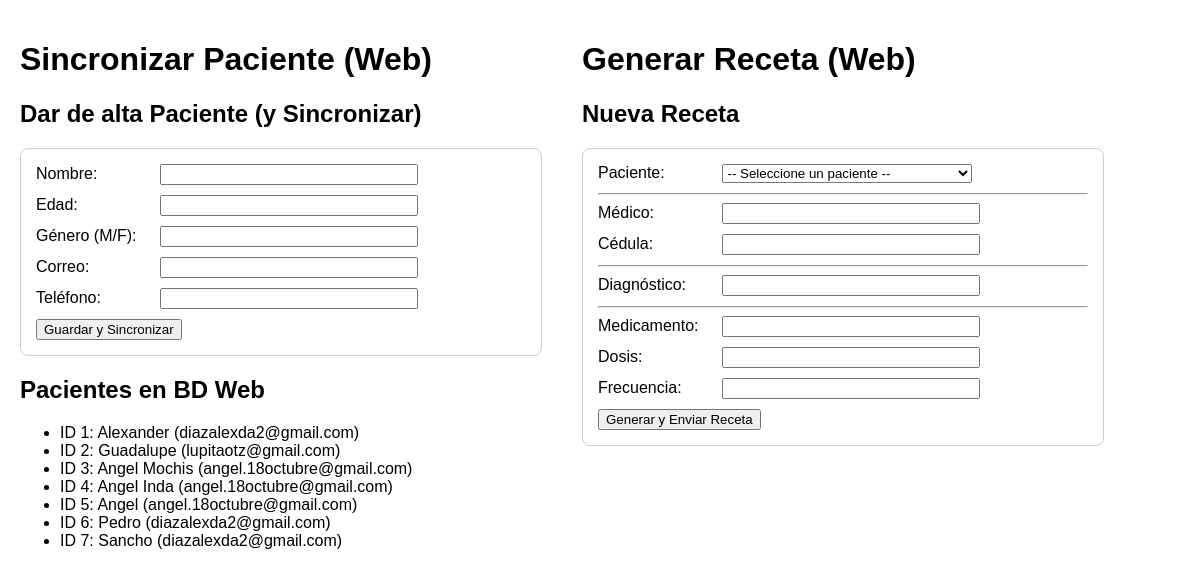
Before: / with the older database file.
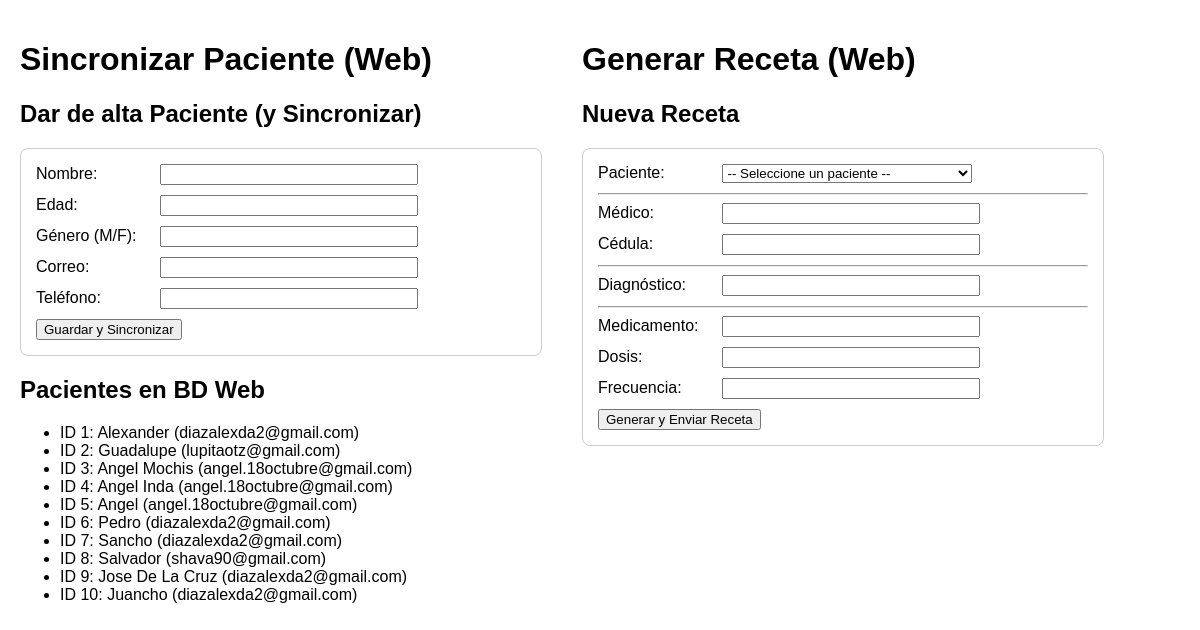
After: the same page with the newer database file.
### models_web.py (models this page shows)
class PacientesWeb(Base):
    __tablename__ = 'pacientes_web'
    id = Column(Integer, primary_key=True)
    nombre = Column(String(100))
    edad = Column(Integer)
    genero = Column(CHAR(1))
    correo = Column(String(150))
    telefono = Column(String(20), nullable=True)
    updated_at = Column(DateTime, default=datetime.now, onupdate=datetime.now)
    recetas = relationship("Receta", back_populates="paciente")

### app_web.py (the view)
@app.route('/')
def index():
    pacientes = session.query(PacientesWeb).all()
    return render_template('index.html', pacientes=pacientes)

### templates/index.html (shortened to what this page needs)
<!DOCTYPE html>
<html lang="es">
<head>
</head>
<body>
    <div class="container">
        <h1>Sincronizar Paciente (Web)</h1>
        <h2>Dar de alta Paciente (y Sincronizar)</h2>
        <form action="/guardar_paciente" method="POST">
            <div><label for="nombre">Nombre:</label> <input type="text" name="nombre" required></div>
            <div><label for="edad">Edad:</label> <input type="number" name="edad" required></div>
            <div><label for="genero">Género (M/F):</label> <input type="text" name="genero" maxlength="1" required></div>
            <div><label for="correo">Correo:</label> <input type="email" name="correo" required></div>
            <div><label for="telefono">Teléfono:</label> <input type="text" name="telefono"></div>
            <button type="submit">Guardar y Sincronizar</button>
        </form>
        <h2>Pacientes en BD Web</h2>
        <ul>
            {% for p in pacientes %}
            <li>ID {{p.id}}: {{p.nombre}} ({{p.correo}})</li>
            {% endfor %}
        </ul>
    </div>
    <div class="container">
        <h1>Generar Receta (Web)</h1>
        <h2>Nueva Receta</h2>
        <form action="/guardar_receta" method="POST">
            <div>
                <label for="paciente_id">Paciente:</label>
                <select name="paciente_id" required>
                    <option value="">-- Seleccione un paciente --</option>
                </select>
            </div>
            <hr>
            <div><label for="medico_nombre">Médico:</label> <input type="text" name="medico_nombre" required></div>
            <div><label for="medico_cedula">Cédula:</label> <input type="text" name="medico_cedula" required></div>
            <hr>
            <div><label for="diagnostico">Diagnóstico:</label> <input type="text" name="diagnostico" required></div>
            <hr>
            <div><label for="med_nombre">Medicamento:</label> <input type="text" name="med_nombre" required></div>
            <div><label for="med_dosis">Dosis:</label> <input type="text" name="med_dosis" required></div>
            <div><label for="med_frecuencia">Frecuencia:</label> <input type="text" name="med_frecuencia" required></div>
            <button type="submit">Generar y Enviar Receta</button>
        </form>
    </div>
</body>
</html>

### templates/index.html (style rules this page uses)
body { font-family: sans-serif; margin: 20px; display: flex; gap: 40px; }
form { border: 1px solid #ccc; padding: 15px; border-radius: 8px; }
div { margin-bottom: 10px; }
label { display: inline-block; width: 120px; }
input, select { width: 250px; }
.container { width: 45%; }

Changed rows visible on the page:
added PacientesWeb: id "8", nombre "Salvador", correo "shava90@gmail.com"
added PacientesWeb: id "9", nombre "Jose De La Cruz", correo "diazalexda2@gmail.com"
added PacientesWeb: id "10", nombre "Juancho", correo "diazalexda2@gmail.com"
